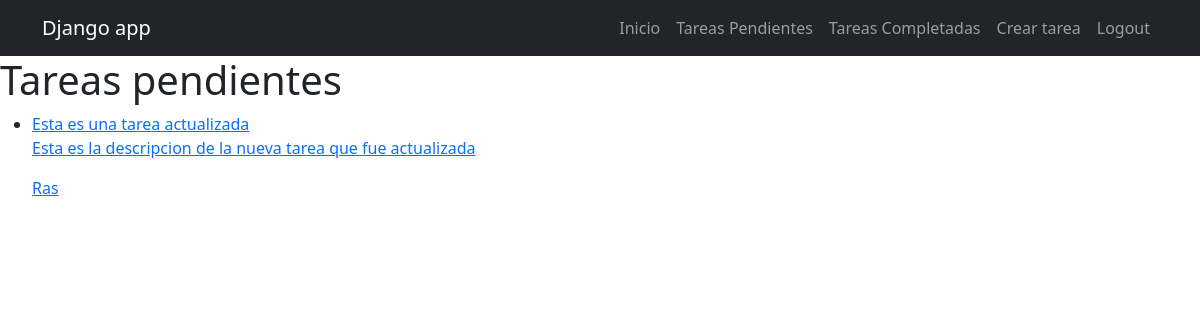
The app's page /tasks/ (signed in), older data.
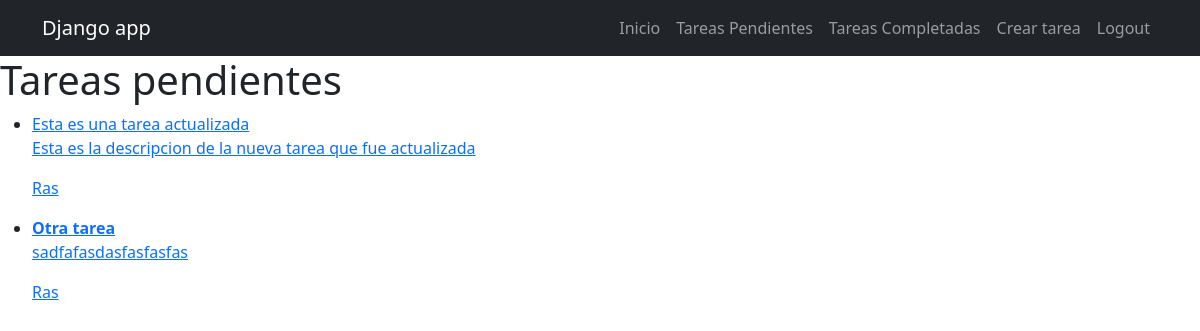
The same page, newer data.
### tasks/models.py (models this page shows, shortened)
class Task(models.Model):
    title = models.CharField(max_length=100)
    description = models.TextField(blank=True)
    created = models.DateTimeField(auto_now_add=True)
    datecompleted = models.DateTimeField(null=True, blank=True)
    important = models.BooleanField(default=False)
    user = models.ForeignKey(User, on_delete=models.CASCADE)

### tasks/views.py (the view)
# urls.py: path('tasks/', views.tasks, name='tasks'),
@login_required
def tasks(request):
    tasks = Task.objects.filter(user=request.user, datecompleted__isnull=True)
    return render(request, 'tasks.html', {'tasks': tasks})

### tasks/templates/tasks.html (shortened to what this page needs)
{% extends 'base.html' %}
{% block content %}
<h1>Tareas pendientes</h1>
<ul>
    {% for task in tasks %}
    <li>
        <a href="{% url 'task_detail' task.id %}">
            {% if task.important %}
                <strong>{{task.title}}</strong>
            {% else %}
                {{task.title}}
            {% endif %}
            <p>{{task.description}}</p>
            <p>{{task.user.username}}</p>
        </a>
    </li>
    {% endfor %}
</ul>
{% endblock %}

### tasks/templates/base.html (shortened to what this page needs)
<!DOCTYPE html>
<html lang="en">
<head>
    <link href="https://cdn.jsdelivr.net/npm/bootstrap@5.3.0-alpha1/dist/css/bootstrap.min.css" rel="stylesheet">
</head>
<body>
    <nav class="navbar navbar-expand-lg bg-dark navbar-dark">
        <div class="container">
            <a class="navbar-brand" href="/">Django app</a>
            <div class="collapse navbar-collapse" id="navbarNav">
            <ul class="navbar-nav ms-auto">
                <li class="nav-item">
                    <a class="nav-link" href="/">Inicio</a>
                </li>
                {% if user.is_authenticated %}
                <li class="nav-item">
                    <a class="nav-link" href="{% url 'tasks' %}">Tareas Pendientes</a>
                </li>
                <li class="nav-item">
                    <a class="nav-link" href="{% url 'tasks_completed' %}">Tareas Completadas</a>
                </li>
                <li class="nav-item">
                    <a class="nav-link" href="{% url 'create_task' %}">Crear tarea</a>
                </li>
                <li class="nav-item">
                    <a class="nav-link" href="{% url 'logout' %}">Logout</a>
                </li>
                {% endif %}
            </ul>
            </div>
        </div>
    </nav>
    {% block content%}
    {% endblock %}
</body>
</html>

Row changes from the older to the newer data that the page shows:
added Task: title "Otra tarea", description "sadfafasdasfasfasfas", user.username "Ras"
